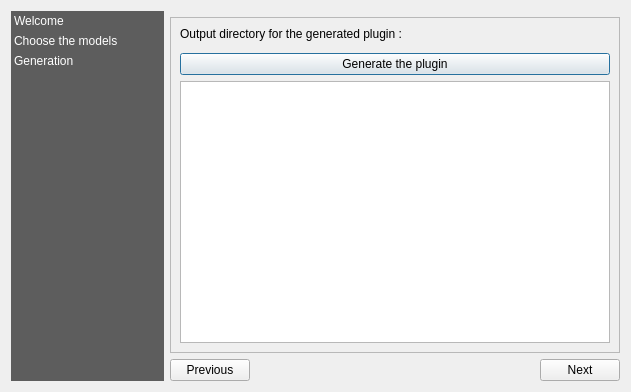
<?xml version="1.0" encoding="UTF-8"?>
<ui version="4.0">
 <class>ui_main_window</class>
 <widget class="QDialog" name="ui_main_window">
  <property name="windowModality">
   <enum>Qt::WindowModal</enum>
  </property>
  <property name="geometry">
   <rect>
    <x>0</x>
    <y>0</y>
    <width>631</width>
    <height>392</height>
   </rect>
  </property>
  <property name="sizePolicy">
   <sizepolicy hsizetype="Minimum" vsizetype="Preferred">
    <horstretch>0</horstretch>
    <verstretch>0</verstretch>
   </sizepolicy>
  </property>
  <property name="windowTitle">
   <string notr="true">OASIS</string>
  </property>
  <layout class="QHBoxLayout" name="horizontalLayout">
   <item>
    <widget class="QListWidget" name="menu_widget">
     <property name="sizePolicy">
      <sizepolicy hsizetype="Minimum" vsizetype="Expanding">
       <horstretch>0</horstretch>
       <verstretch>0</verstretch>
      </sizepolicy>
     </property>
     <property name="minimumSize">
      <size>
       <width>100</width>
       <height>200</height>
      </size>
     </property>
     <property name="maximumSize">
      <size>
       <width>153</width>
       <height>16777215</height>
      </size>
     </property>
     <property name="styleSheet">
      <string notr="true">QListWidget{
	background-color: rgb(69, 69, 69, 220);
	outline: 0;
}
QListWidget::item {
	color: white;
	padding: 3px;
}
QListWidget::item::selected {
	color: black;
	background-color:palette(Window);
    padding-right: 0px;
}</string>
     </property>
     <property name="frameShape">
      <enum>QFrame::Box</enum>
     </property>
     <property name="lineWidth">
      <number>0</number>
     </property>
     <property name="iconSize">
      <size>
       <width>32</width>
       <height>32</height>
      </size>
     </property>
     <property name="uniformItemSizes">
      <bool>true</bool>
     </property>
     <property name="currentRow">
      <number>-1</number>
     </property>
     <item>
      <property name="text">
       <string>Welcome</string>
      </property>
     </item>
     <item>
      <property name="text">
       <string>Choose the models</string>
      </property>
     </item>
     <item>
      <property name="text">
       <string>Generation</string>
      </property>
     </item>
    </widget>
   </item>
   <item>
    <layout class="QVBoxLayout" name="content_widget">
     <item>
      <widget class="QgsMessageBar" name="message_bar">
       <property name="frameShape">
        <enum>QFrame::StyledPanel</enum>
       </property>
       <property name="frameShadow">
        <enum>QFrame::Raised</enum>
       </property>
      </widget>
     </item>
     <item>
      <widget class="QScrollArea" name="main_scroll">
       <property name="widgetResizable">
        <bool>true</bool>
       </property>
       <widget class="QWidget" name="main_scroll_inside">
        <property name="geometry">
         <rect>
          <x>0</x>
          <y>0</y>
          <width>450</width>
          <height>331</height>
         </rect>
        </property>
        <property name="minimumSize">
         <size>
          <width>0</width>
          <height>0</height>
         </size>
        </property>
        <layout class="QVBoxLayout" name="verticalLayout_5">
         <property name="leftMargin">
          <number>0</number>
         </property>
         <property name="topMargin">
          <number>0</number>
         </property>
         <property name="rightMargin">
          <number>0</number>
         </property>
         <property name="bottomMargin">
          <number>0</number>
         </property>
         <item>
          <widget class="QStackedWidget" name="stacked_panels_widget">
           <property name="sizePolicy">
            <sizepolicy hsizetype="Expanding" vsizetype="Preferred">
             <horstretch>0</horstretch>
             <verstretch>0</verstretch>
            </sizepolicy>
           </property>
           <property name="currentIndex">
            <number>2</number>
           </property>
           <widget class="QWidget" name="page_welcome">
            <property name="sizePolicy">
             <sizepolicy hsizetype="Preferred" vsizetype="Maximum">
              <horstretch>0</horstretch>
              <verstretch>0</verstretch>
             </sizepolicy>
            </property>
            <layout class="QVBoxLayout" name="verticalLayout_2">
             <item>
              <widget class="QLabel" name="label_2">
               <property name="text">
                <string>WELCOME</string>
               </property>
              </widget>
             </item>
             <item>
              <layout class="QFormLayout" name="formLayout">
               <item row="0" column="0">
                <widget class="QLabel" name="label_4">
                 <property name="text">
                  <string>Plugin name</string>
                 </property>
                </widget>
               </item>
               <item row="3" column="0">
                <widget class="QLabel" name="label_5">
                 <property name="text">
                  <string>Description</string>
                 </property>
                </widget>
               </item>
               <item row="2" column="0">
                <widget class="QLabel" name="label_6">
                 <property name="text">
                  <string>Email address</string>
                 </property>
                </widget>
               </item>
               <item row="1" column="0">
                <widget class="QLabel" name="label_7">
                 <property name="text">
                  <string>Author</string>
                 </property>
                </widget>
               </item>
               <item row="0" column="1">
                <widget class="QLineEdit" name="pluginNameLineEdit"/>
               </item>
               <item row="1" column="1">
                <widget class="QLineEdit" name="authorLineEdit"/>
               </item>
               <item row="2" column="1">
                <widget class="QLineEdit" name="emailLineEdit"/>
               </item>
               <item row="3" column="1">
                <widget class="QTextEdit" name="descriptionTextEdit"/>
               </item>
              </layout>
             </item>
            </layout>
           </widget>
           <widget class="QWidget" name="page_model_choice">
            <layout class="QVBoxLayout" name="verticalLayout_20">
             <item>
              <widget class="QLabel" name="label">
               <property name="text">
                <string>Choose the models to embed in your plugin</string>
               </property>
              </widget>
             </item>
             <item>
              <widget class="QLabel" name="label_models_folder">
               <property name="text">
                <string>Models folder</string>
               </property>
              </widget>
             </item>
             <item>
              <widget class="QgsFileWidget" name="modelsFolderFileWidget"/>
             </item>
             <item>
              <widget class="QListWidget" name="modelListWidget">
               <property name="selectionMode">
                <enum>QAbstractItemView::MultiSelection</enum>
               </property>
              </widget>
             </item>
             <item>
              <widget class="QLabel" name="label_3">
               <property name="text">
                <string>TextLabel</string>
               </property>
              </widget>
             </item>
             <item>
              <layout class="QHBoxLayout" name="horizontalLayout_3"/>
             </item>
            </layout>
           </widget>
           <widget class="QWidget" name="page_generation">
            <property name="sizePolicy">
             <sizepolicy hsizetype="Preferred" vsizetype="Maximum">
              <horstretch>0</horstretch>
              <verstretch>0</verstretch>
             </sizepolicy>
            </property>
            <layout class="QVBoxLayout" name="verticalLayout_2">
             <item>
              <widget class="QLabel" name="label_8">
               <property name="text">
                <string>Output directory for the generated plugin :</string>
               </property>
              </widget>
             </item>
             <item>
              <widget class="QgsFileWidget" name="outputDirectoryFileWidget"/>
             </item>
             <item>
              <widget class="QPushButton" name="generatePushButton">
               <property name="text">
                <string>Generate the plugin</string>
               </property>
              </widget>
             </item>
             <item>
              <widget class="QTextBrowser" name="informationTextBrowser"/>
             </item>
            </layout>
           </widget>
          </widget>
         </item>
        </layout>
       </widget>
      </widget>
     </item>
     <item>
      <layout class="QHBoxLayout" name="horizontalLayout_2">
       <item>
        <widget class="QPushButton" name="previousButton">
         <property name="text">
          <string>Previous</string>
         </property>
        </widget>
       </item>
       <item>
        <spacer name="horizontalSpacer">
         <property name="orientation">
          <enum>Qt::Horizontal</enum>
         </property>
         <property name="sizeHint" stdset="0">
          <size>
           <width>40</width>
           <height>20</height>
          </size>
         </property>
        </spacer>
       </item>
       <item>
        <widget class="QPushButton" name="nextButton">
         <property name="text">
          <string>Next</string>
         </property>
        </widget>
       </item>
      </layout>
     </item>
    </layout>
   </item>
  </layout>
 </widget>
 <customwidgets>
  <customwidget>
   <class>QgsFileWidget</class>
   <extends>QWidget</extends>
   <header>qgsfilewidget.h</header>
  </customwidget>
  <customwidget>
   <class>QgsMessageBar</class>
   <extends>QFrame</extends>
   <header>qgis.gui</header>
   <container>1</container>
  </customwidget>
 </customwidgets>
 <tabstops>
  <tabstop>main_scroll</tabstop>
  <tabstop>menu_widget</tabstop>
 </tabstops>
 <resources/>
 <connections/>
</ui>
